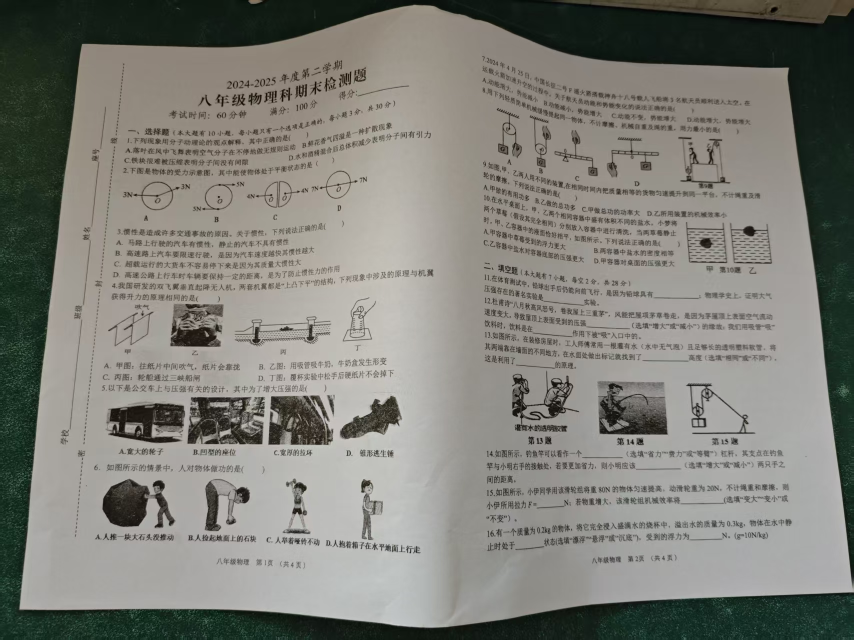
#> input picture materials/physics/1.jpg, 1707 x 1280 px (shown at 1/2 size)
$ python evaluate_physics_ocr.py
#> lines starting #> are read from the running program, lines starting #| are printed output that depends on the picture
from __future__ import annotations

import argparse
import base64
import json
import logging
import time
from dataclasses import asdict, dataclass
from pathlib import Path
from typing import Any

import cv2
import httpx
import numpy as np

ROOT_DIR = Path(__file__).resolve().parents[1]
logging.basicConfig(level=logging.INFO, format="%(message)s")
logger = logging.getLogger(__name__)


@dataclass(frozen=True)
class ImageSample:
    sample_id: str
    kind: str
    path: Path
    source: str
    notes: str


@dataclass(frozen=True)
class OcrResult:
    sample_id: str
    engine: str
    status: str
    elapsed_seconds: float
    text: str | None
    confidence: float | None = None
    usage: dict[str, Any] | None = None
    error: str | None = None


def read_env_file(path: Path) -> dict[str, str]:
    if not path.exists():
        return {}
    config: dict[str, str] = {}
    for raw_line in path.read_text(encoding="utf-8").splitlines():
        line = raw_line.strip()
        if not line or line.startswith("#") or "=" not in line:
            continue
        key, value = line.split("=", 1)
        config[key.strip()] = value.strip()
    return config


# [27 lines left out: function four_point_transform, not called in this run]


def write_image(path: Path, image: np.ndarray) -> Path:
    path.parent.mkdir(parents=True, exist_ok=True)
    cv2.imwrite(str(path), image)
    return path


def crop_fraction(image: np.ndarray, box: tuple[float, float, float, float]) -> np.ndarray:
    height, width = image.shape[:2]
    x, y, w, h = box
    left = max(0, min(width - 1, int(width * x)))
    top = max(0, min(height - 1, int(height * y)))
    right = max(left + 1, min(width, int(width * (x + w))))
    bottom = max(top + 1, min(height, int(height * (y + h))))
    return image[top:bottom, left:right]


def build_samples(materials_dir: Path, output_dir: Path) -> list[ImageSample]:
    pages_dir = output_dir / "pages"
    crops_dir = output_dir / "crops"
    samples: list[ImageSample] = []

    raw_1 = cv2.imread(str(materials_dir / "1.jpg"))
#> raw_1 is the input picture: shape (1280, 1707, 3); mean B, G, R 120.2, 127.1, 127.1
    raw_2 = cv2.imread(str(materials_dir / "2.jpg"))
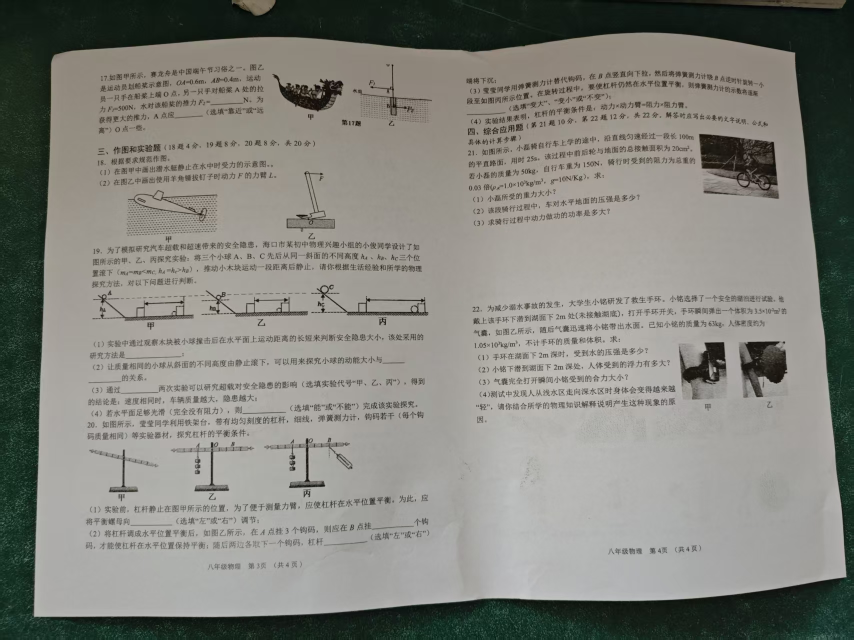
#> input picture materials/physics/2.jpg, 1707 x 1280 px (shown at 1/2 size)
#> raw_2 is the input picture: shape (1280, 1707, 3); mean B, G, R 124.2, 130.8, 130.5
    if raw_1 is None or raw_2 is None:
        raise RuntimeError("Could not read materials/physics/1.jpg or 2.jpg")

    processed_1_dir = materials_dir / "processed" / "1"
    processed_1_left = cv2.imread(str(processed_1_dir / "page_1_left.jpg"))
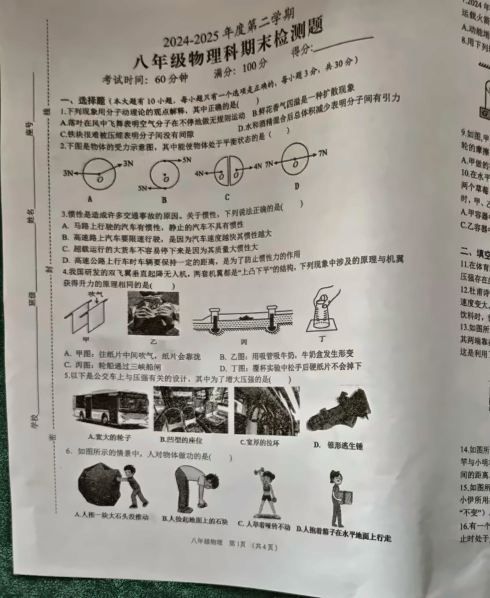
#> input picture materials/physics/processed/1/page_1_left.jpg, 980 x 1196 px (shown at 1/2 size)
#> processed_1_left is the input picture: shape (1196, 980, 3); mean B, G, R 147.6, 155.5, 159.3
    processed_1_right = cv2.imread(str(processed_1_dir / "page_2_right.jpg"))
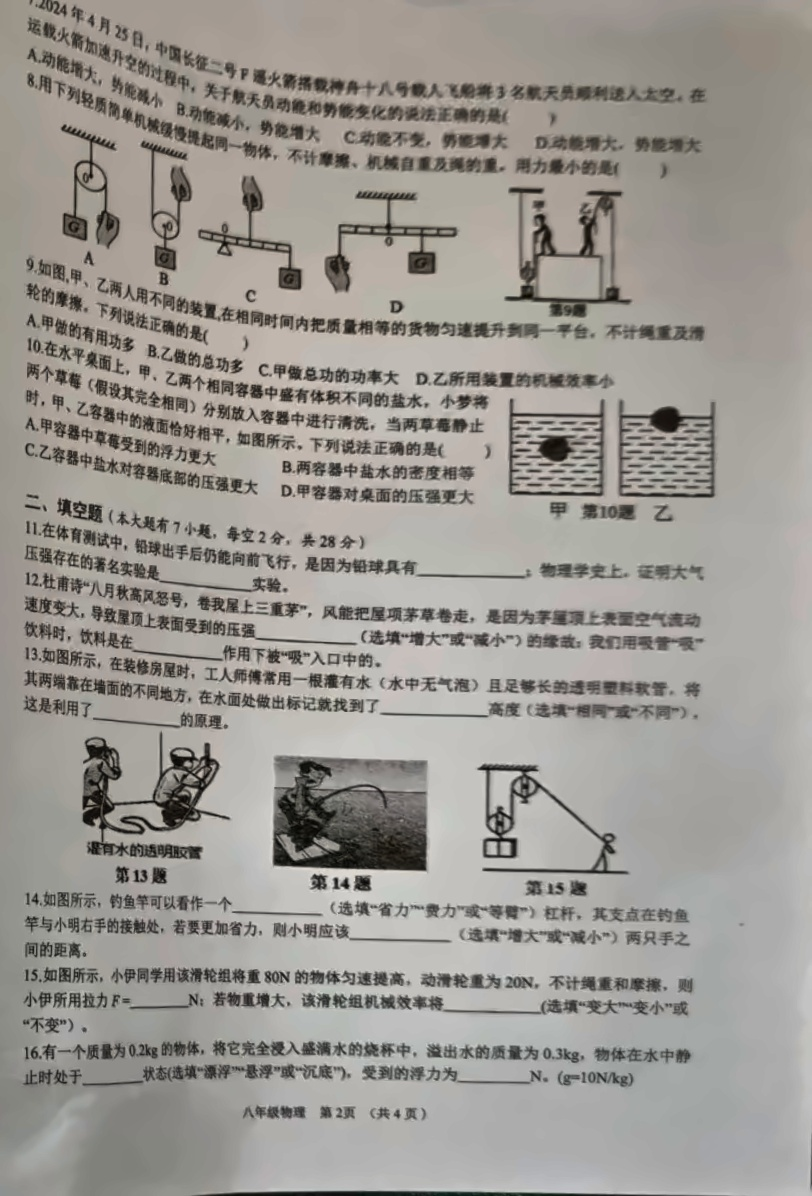
#> input picture materials/physics/processed/1/page_2_right.jpg, 812 x 1196 px
#> processed_1_right is the input picture: shape (1196, 812, 3); mean B, G, R 146.2, 151.9, 155.3
    p1_right_sample_id = "p1_right_auto"
    if processed_1_left is not None and processed_1_right is not None:
        p1_left = write_image(pages_dir / "p1_left_auto.jpg", processed_1_left)
        samples.append(
            ImageSample(
                sample_id="p1_left_auto",
                kind="page",
                path=p1_left,
                source="materials/physics/1.jpg",
                notes="current scan preprocessing output; expected page 1",
            )
        )
        p1_right = write_image(pages_dir / "p1_right_auto.jpg", processed_1_right)
        samples.append(
            ImageSample(
                sample_id="p1_right_auto",
                kind="page",
                path=p1_right,
                source="materials/physics/1.jpg",
                notes="current scan preprocessing output; expected page 2",
            )
        )
    else:
        auto_page_1 = cv2.imread(str(processed_1_dir / "page_1.jpg"))
        if auto_page_1 is None:
            auto_page_1 = four_point_transform(
                raw_1,
                np.array(
                    [[40, 1216], [918, 1256], [967, 167], [90, 127]],
                    dtype="float32",
                ),
            )
        p1_left = write_image(pages_dir / "p1_left_auto.jpg", auto_page_1)
        samples.append(
            ImageSample(
                sample_id="p1_left_auto",
                kind="page",
                path=p1_left,
                source="materials/physics/1.jpg",
                notes="legacy scan preprocessing output; expected page 1",
            )
        )

        p1_right_image = four_point_transform(
            raw_1,
            np.array(
                [[945, 128], [1584, 174], [1588, 1214], [922, 1198]],
                dtype="float32",
            ),
        )
        p1_right = write_image(pages_dir / "p1_right_manual.jpg", p1_right_image)
        p1_right_sample_id = "p1_right_manual"
        samples.append(
            ImageSample(
                sample_id="p1_right_manual",
                kind="page",
                path=p1_right,
                source="materials/physics/1.jpg",
                notes="manual right-page crop because legacy preprocessing misses this page",
            )
        )

    for sample_id, name, source_page in [
        ("p2_left_auto", "page_1_left.jpg", "materials/physics/2.jpg"),
        ("p2_right_auto", "page_2_right.jpg", "materials/physics/2.jpg"),
    ]:
        page_image = cv2.imread(str(materials_dir / "processed" / "2" / name))
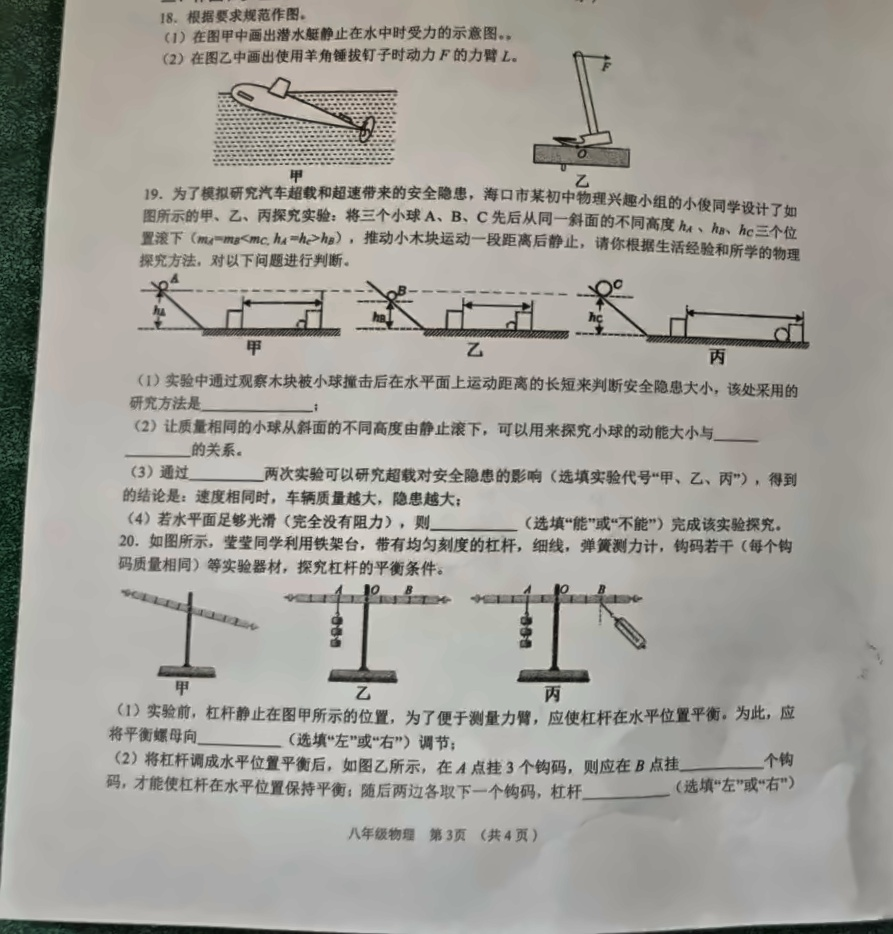
#> input picture materials/physics/processed/2/page_1_left.jpg, 893 x 934 px
#> page_image is the input picture: shape (934, 893, 3); mean B, G, R 152.4, 158.6, 160.5
        if page_image is None:
            continue
        page_path = write_image(pages_dir / f"{sample_id}.jpg", page_image)
        samples.append(
            ImageSample(
                sample_id=sample_id,
                kind="page",
                path=page_path,
                source=source_page,
                notes="current scan preprocessing output",
            )
        )

    page_images = {sample.sample_id: cv2.imread(str(sample.path)) for sample in samples}
#> page_images = 4 items
    crop_specs = [
        ("p1_header", "p1_left_auto", (0.18, 0.02, 0.64, 0.16), "title/header"),
        ("p1_q1_q2", "p1_left_auto", (0.05, 0.17, 0.9, 0.18), "choice questions 1-2"),
        ("p1_q3_q4_diagrams", "p1_left_auto", (0.04, 0.28, 0.9, 0.24), "force diagrams and choice text"),
        ("p1_q5_q6_figures", "p1_left_auto", (0.04, 0.55, 0.9, 0.36), "photo/cartoon figure options"),
        (
            "p2_q7_q10",
            p1_right_sample_id,
            (0.04, 0.02, 0.92, 0.45),
            "right-page choice questions with diagrams",
        ),
        ("p2_q11_q16", p1_right_sample_id, (0.04, 0.42, 0.92, 0.5), "fill-in-the-blank questions"),
        ("p3_q18", "p2_left_auto", (0.06, 0.00, 0.88, 0.23), "drawing question"),
        ("p3_q19", "p2_left_auto", (0.05, 0.21, 0.9, 0.42), "experiment question with diagrams"),
        ("p3_q20", "p2_left_auto", (0.04, 0.62, 0.9, 0.34), "lever experiment question"),
        ("p4_q21", "p2_right_auto", (0.04, 0.00, 0.9, 0.35), "calculation question"),
        ("p4_q22", "p2_right_auto", (0.04, 0.36, 0.9, 0.45), "application question"),
    ]
    for sample_id, page_id, box, notes in crop_specs:
        page_image = page_images.get(page_id)
        if page_image is None:
            continue
        crop = crop_fraction(page_image, box)
        crop_path = write_image(crops_dir / f"{sample_id}.jpg", crop)
        samples.append(
            ImageSample(
                sample_id=sample_id,
                kind="region",
                path=crop_path,
                source=page_id,
                notes=notes,
            )
        )
#> this loop made 11 passes
#> pass 1, in build_samples, `crop = crop_fraction(page_image, box)`:
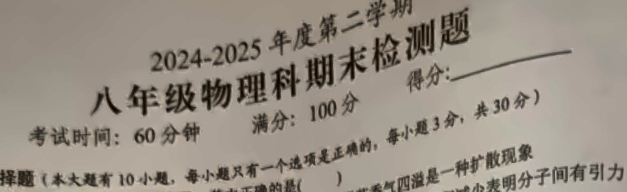
#> crop: shape (192, 627, 3); mean B, G, R 131.8, 142.7, 151.5
#> pass 3, in build_samples, `crop = crop_fraction(page_image, box)`:
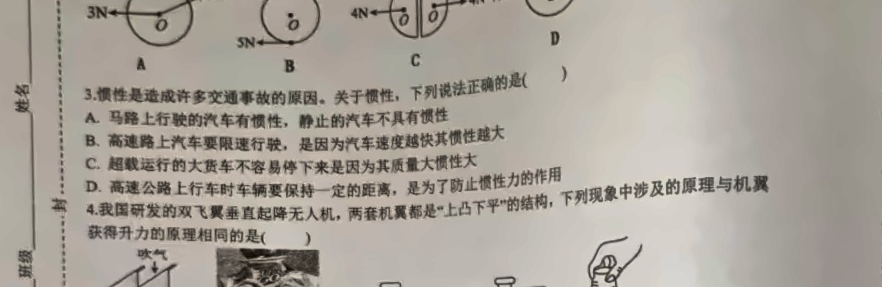
#> crop: shape (287, 882, 3); mean B, G, R 152.9, 161.9, 168.1
#> after the loop:
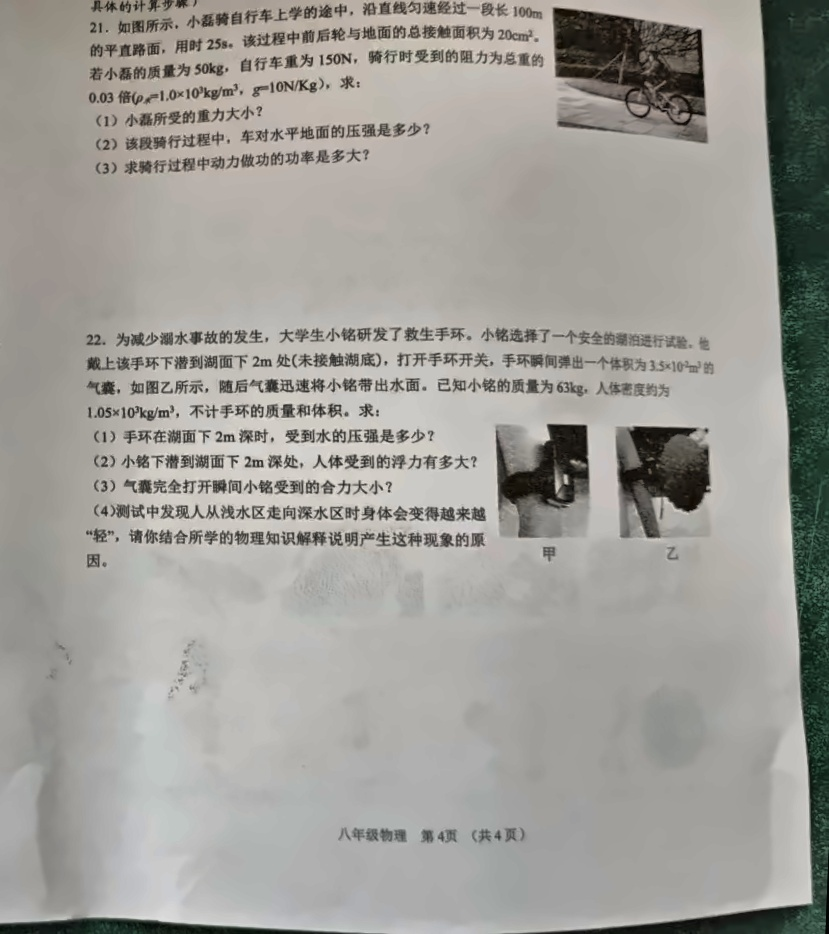
#> page_image: shape (934, 829, 3); mean B, G, R 151.7, 157.1, 158.6
#> after the loop, samples = 15 items
    return samples


def call_paddle(sample: ImageSample, paddle_url: str, timeout: float) -> OcrResult:
    start = time.time()
    try:
        with httpx.Client(timeout=timeout) as client:
            with sample.path.open("rb") as image_file:
                response = client.post(
                    paddle_url,
                    files={"file": (sample.path.name, image_file, "image/jpeg")},
                )
            response.raise_for_status()
            payload = response.json()
    except Exception as exc:
        return OcrResult(
            sample_id=sample.sample_id,
            engine="paddleocr-gpu-cu130",
            status="failed",
            elapsed_seconds=round(time.time() - start, 2),
            text=None,
            error=str(exc),
        )
    return OcrResult(
        sample_id=sample.sample_id,
        engine=str(payload.get("engine") or "paddleocr-gpu-cu130"),
        status=str(payload.get("status") or "succeeded"),
        elapsed_seconds=round(time.time() - start, 2),
        text=payload.get("text"),
        confidence=payload.get("confidence"),
        usage=payload.get("raw"),
    )


# [153 lines left out: functions call_kimi, text_preview, write_report, not called in this run]


def main() -> None:
    parser = argparse.ArgumentParser()
    parser.add_argument("--materials-dir", type=Path, default=ROOT_DIR / "materials" / "physics")
    parser.add_argument("--output-dir", type=Path, default=ROOT_DIR / "materials" / "physics" / "evaluation")
    parser.add_argument("--paddle-url", default="http://localhost:8010/ocr")
    parser.add_argument("--kimi-env", type=Path, default=ROOT_DIR / ".secrets" / "kimi.env")
    parser.add_argument("--skip-kimi", action="store_true")
    parser.add_argument(
        "--kimi-samples",
        default=None,
        help="Comma-separated sample ids to send to Kimi. Defaults to all samples.",
    )
    parser.add_argument("--kimi-max-tokens", type=int, default=1200)
    args = parser.parse_args()

    samples = build_samples(args.materials_dir, args.output_dir)
#> samples = 15 items
    config = read_env_file(args.kimi_env)
    results: list[OcrResult] = []
    kimi_sample_ids = (
        {sample_id.strip() for sample_id in args.kimi_samples.split(",") if sample_id.strip()}
        if args.kimi_samples
        else None
    )
    for sample in samples:
        logger.info("paddle %s", sample.sample_id)
        results.append(call_paddle(sample, args.paddle_url, timeout=180))
        should_call_kimi = not args.skip_kimi and (
            kimi_sample_ids is None or sample.sample_id in kimi_sample_ids
        )
        if should_call_kimi:
            logger.info("kimi %s", sample.sample_id)
            results.append(
                call_kimi(
                    sample,
                    config=config,
                    timeout=180,
                    max_tokens=args.kimi_max_tokens,
                )
            )
#> this loop made 1 pass
#> after the loop, results = []

    preprocess_notes = [
        "1.jpg current preprocessing output: single_page, captures only left page; right page requires fallback/manual crop.",
        "2.jpg current preprocessing output: detected_gutter, splits into left/right pages.",
    ]
    payload = {
        "samples": [
            {**asdict(sample), "path": str(sample.path.relative_to(ROOT_DIR))}
            for sample in samples
        ],
        "results": [asdict(result) for result in results],
    }
    args.output_dir.mkdir(parents=True, exist_ok=True)
    (args.output_dir / "results.json").write_text(
        json.dumps(payload, ensure_ascii=False, indent=2),
        encoding="utf-8",
    )
    write_report(args.output_dir / "report.md", samples, results, preprocess_notes)
    logger.info("wrote %s", args.output_dir / "results.json")
    logger.info("wrote %s", args.output_dir / "report.md")


if __name__ == "__main__":
    main()
#> (the call stopped at in call_paddle, `with httpx.Client(timeout=timeout) as client:`: httpx is not available in this run)
